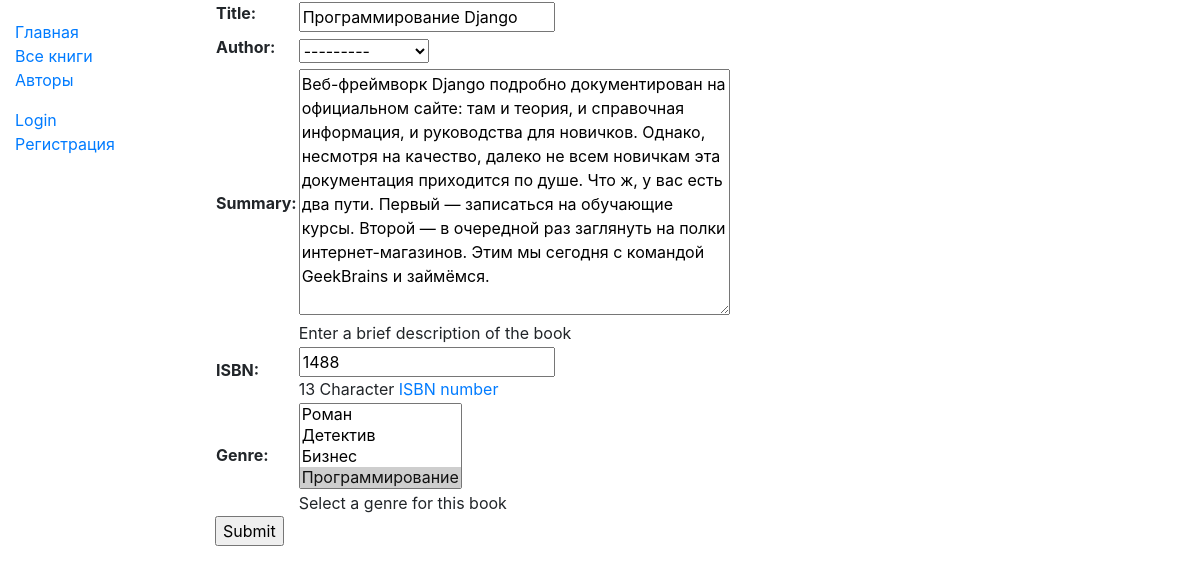
Before: /catalog/book/2/update/ with the older database file.
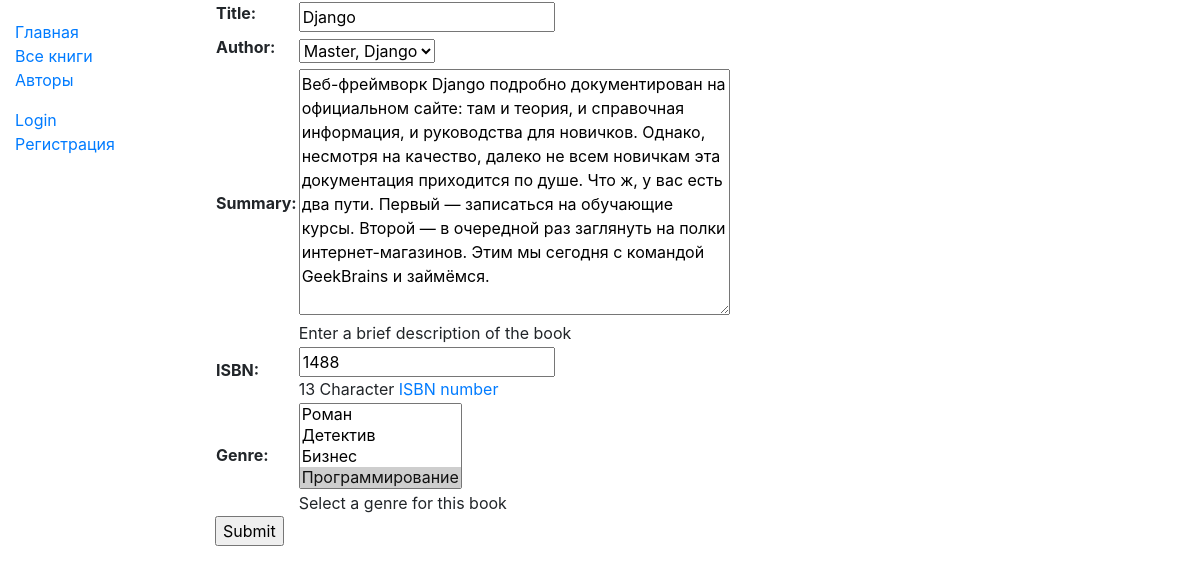
After: the same page with the newer database file.
### catalog/models.py (models this page shows, shortened)
class Book(models.Model):
    title = models.CharField(max_length=200)
    author = models.ForeignKey('Author', on_delete=models.SET_NULL, null=True)
    summary = models.TextField(max_length=1000, help_text="Enter a brief description of the book")
    isbn = models.CharField('ISBN', max_length=13,
                            help_text='13 Character <a href="https://www.isbn-international.org/content/what-isbn'
                                      '">ISBN number</a>')
    genre = models.ManyToManyField(Genre, help_text="Select a genre for this book")
    def display_genre(self):
        return ', '.join([genre.name for genre in self.genre.all()[:3]])
    display_genre.short_description = 'Genre'

### catalog/views.py (the view)
# urls.py: path('book/<int:pk>/update/', views.BookUpdate.as_view(), name='book_update'),
class BookUpdate(UpdateView):
    model = Book
    fields = '__all__'
    permission_required = 'catalog.can_mark_returned'

### catalog/models.py (called while the page is built)
    def __str__(self):
        return self.name

    def __str__(self):
        return '{0}, {1}'.format(self.last_name, self.first_name)

### catalog/templates/catalog/book_form.html (shortened to what this page needs)
{% extends "base_generic.html" %}
{% block content %}
<form action="" method="post">
    <table>
    {{ form.as_table }}
    </table>
    <input type="submit" value="Submit" />
</form>
{% endblock %}

Changed rows visible on the page:
changed Book: title "Программирование Django" → "Django"; author "---------" → "Master, Django"
